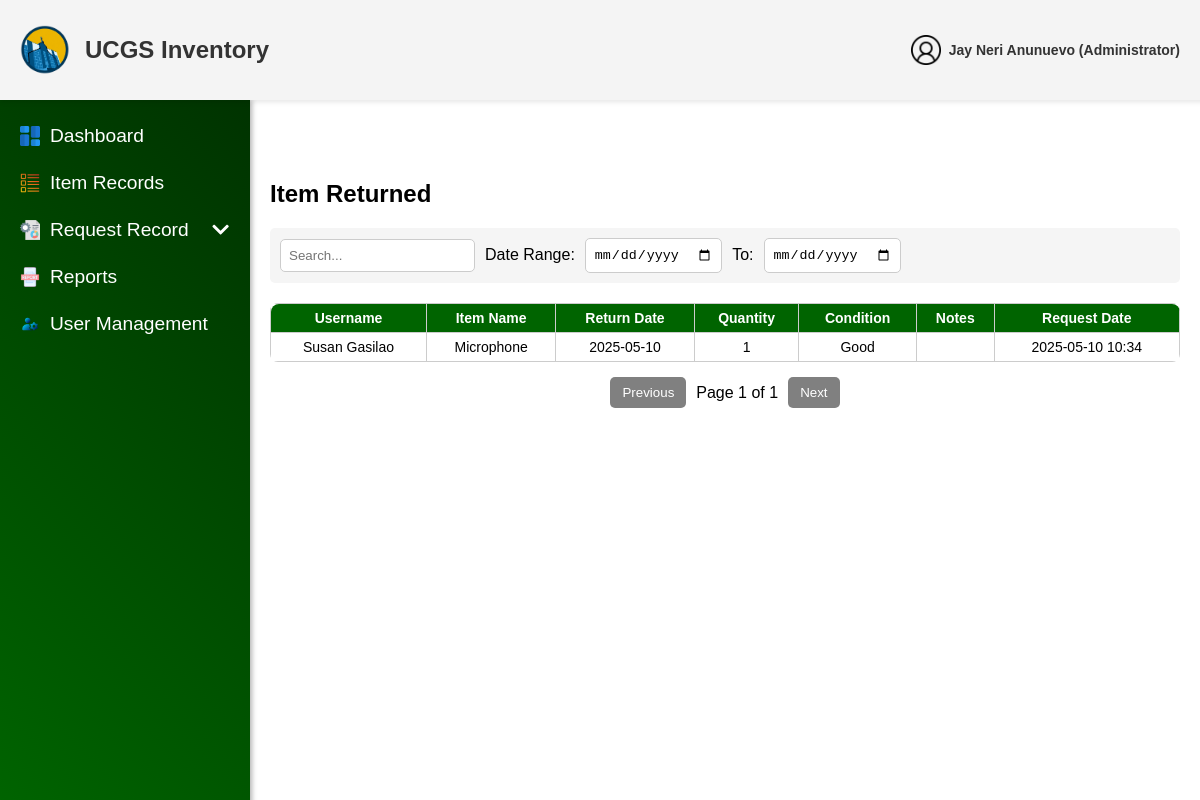
/admin/ItemReturned.php (signed in), run on the app's committed database.
### tables this page shows
CREATE TABLE `users` (
  `user_id` int(11) NOT NULL,
  `username` varchar(255) NOT NULL,
  `email` varchar(255) NOT NULL,
  `password` varchar(255) NOT NULL,
  `role` enum('User','Administrator') NOT NULL,
  `ministry` enum('UCM','CWA','CHOIR','PWT','CYF') NOT NULL,
  `status` enum('Active','Deactivated') NOT NULL DEFAULT 'Active',
  `created_at` datetime NOT NULL DEFAULT current_timestamp(),
  `updated_at` datetime DEFAULT NULL ON UPDATE current_timestamp(),
  `deactivation_end` datetime DEFAULT NULL,
  `reset_token` varchar(64) DEFAULT NULL,
  `reset_expires` datetime DEFAULT NULL
);

CREATE TABLE `item_returns` (
  `return_id` int(11) NOT NULL,
  `user_id` int(11) NOT NULL,
  `item_id` int(11) NOT NULL,
  `category` varchar(50) NOT NULL,
  `quantity` int(11) NOT NULL,
  `return_date` date NOT NULL,
  `item_condition` enum('Good','Damaged','Lost') NOT NULL,
  `notes` text DEFAULT NULL,
  `status` enum('Pending','Approved','Rejected') NOT NULL DEFAULT 'Pending',
  `created_at` datetime NOT NULL DEFAULT current_timestamp()
);

CREATE TABLE `items` (
  `item_id` int(11) NOT NULL,
  `created_by` int(11) DEFAULT NULL,
  `item_no` varchar(50) NOT NULL,
  `item_name` varchar(255) NOT NULL,
  `description` text DEFAULT NULL,
  `quantity` int(11) NOT NULL,
  `availability` int(11) NOT NULL DEFAULT 0,
  `unit` varchar(10) NOT NULL DEFAULT 'pcs',
  `status` enum('Available','Out of Stock','Low Stock') NOT NULL,
  `model_no` varchar(50) DEFAULT NULL,
  `item_category` varchar(50) NOT NULL DEFAULT '',
  `item_location` varchar(50) DEFAULT NULL,
  `expiration` date DEFAULT NULL,
  `brand` varchar(50) DEFAULT NULL,
  `deleted_at` datetime DEFAULT NULL,
  `last_updated` datetime NOT NULL DEFAULT current_timestamp() ON UPDATE current_timestamp(),
  `created_at` datetime NOT NULL DEFAULT current_timestamp()
);

### admin/ItemReturned.php (the view, shortened to what this page needs)
<?php
include '../config/db_connection.php';
$currentAdminId = intval($_SESSION['user_id']);
$stmt = $conn->prepare("SELECT username, email, role FROM users WHERE user_id = ?");
$stmt->bind_param("i", $currentAdminId);
$stmt->execute();
$result = $stmt->get_result();
$currentAdmin = $result->fetch_assoc();
$accountName = htmlspecialchars($currentAdmin['username'] ?? 'User');
$accountRole = htmlspecialchars($currentAdmin['role'] ?? '');
$query = "SELECT ir.return_id, ir.return_date, i.item_name, ir.quantity,
                 ir.item_condition, ir.notes, ir.created_at, u.username, ir.status
          FROM item_returns ir
          JOIN items i ON ir.item_id = i.item_id
          JOIN users u ON ir.user_id = u.user_id
          ORDER BY ir.created_at DESC";
$result = $conn->query($query);
?>
<!DOCTYPE html>
<html lang="en">
<head>
    <link rel="stylesheet" href="../css/AdminItmReturned.css">
</head>
<body>
    <header class="header">
        <div class="header-content">
            <div class="left-side">
                <img src="../assets/img/Logo.png" alt="Logo" class="logo">
                <span class="website-name">UCGS Inventory</span>
            </div>
            <div class="right-side">
                <div class="user">
                    <img src="../assets/img/users.png" alt="User" class="icon" id="userIcon">
                    <span class="admin-text"><?php echo $accountName; ?> (<?php echo $accountRole; ?>)</span>
                </div>
            </div>
        </div>
    </header>
    <aside class="sidebar">
        <ul>
            <li><a href="adminDashboard.php"><img src="../assets/img/dashboards.png" alt="Dashboard Icon" class="sidebar-icon"> Dashboard</a></li>
            <li><a href="ItemRecords.php"><img src="../assets/img/list-items.png" alt="Items Icon" class="sidebar-icon">Item Records</a></li>
            <li class="dropdown">
                <a href="#" class="dropdown-btn">
                    <img src="../assets/img/request-for-proposal.png" alt="Request Icon" class="sidebar-icon">
                    <span class="text">Request Record</span>
                </a>
            </li>
            <li><a href="Reports.php"><img src="../assets/img/reports.png" alt="Reports Icon" class="sidebar-icon"> Reports</a></li>
            <li><a href="UserManagement.php"><img src="../assets/img/user-management.png" alt="User Management Icon" class="sidebar-icon"> User Management</a></li>
        </ul>
    </aside>
    <div class="main-content">
        <div class="table-container">
            <h2>Item Returned</h2>
            <div class="filter-container">
                <input type="text" id="search-input" placeholder="Search..." oninput="searchTable()">
                <label for="start-date">Date Range:</label>
                <input type="date" id="start-date" onchange="filterByDate()">
                <label for="end-date">To:</label>
                <input type="date" id="end-date" onchange="filterByDate()">
            </div>
            <table class="inventory-table">
                <thead>
                    <tr>
                        <th>Username</th>
                        <th>Item Name</th>
                        <th>Return Date</th>
                        <th>Quantity</th>
                        <th>Condition</th>
                        <th>Notes</th>
                        <th>Request Date</th>
                    </tr>
                </thead>
                <tbody id="item-table-body">
                    <?php while ($row = $result->fetch_assoc()): ?>
                        <tr data-return-id="<?php echo $row['return_id']; ?>">
                            <td><?php echo htmlspecialchars($row['username']); ?></td>
                            <td><?php echo htmlspecialchars($row['item_name']); ?></td>
                            <td><?php echo htmlspecialchars($row['return_date']); ?></td>
                            <td><?php echo htmlspecialchars($row['quantity']); ?></td>
                            <td><?php echo htmlspecialchars($row['item_condition']); ?></td>
                            <td><?php echo htmlspecialchars($row['notes']); ?></td>
                            <td><?php echo date('Y-m-d H:i', strtotime($row['created_at'])); ?></td>
                        </tr>
                    <?php endwhile; ?>
                </tbody>
            </table>
            <div class="pagination">
                <button onclick="prevPage()" id="prev-btn">Previous</button>
                <span id="page-number">Page 1</span>
                <button onclick="nextPage()" id="next-btn">Next</button>
            </div>
        </div>
</body>
</html>

### css/AdminItmReturned.css (style rules this page uses)
body { margin: 0; font-family: 'Akrobat', sans-serif; }
.header { background-color: #f4f4f4; height: 100px; padding: 0 20px; box-shadow: 0 2px 5px rgba(0, 0, 0, 0.1); display: flex; align-items: center; position: fixed; top: 0; left: 0; width: 100%; z-index: 1000; }
.header-content { display: flex; justify-content: space-between; width: 100%; align-items: center; }
.main-content { margin-left: 250px; margin-top: 120px; padding: 20px; }
.left-side { display: flex; align-items: center; }
.logo { height: 50px; margin-right: 15px; }
.website-name { font-family: 'Akrobat', sans-serif; font-size: 1.5em; font-weight: bold; color: #333; }
.right-side { margin-right: 40px; display: flex; align-items: center; gap: 10px; }
.icon { height: 30px; margin-left: 20px; cursor: pointer; }
.sidebar { width: 250px; height: calc(100vh - 100px); background: linear-gradient(45deg, #006400, #003300); position: fixed; top: 100px; left: 0; display: flex; flex-direction: column; padding-top: 10px; box-shadow: 2px 0 5px rgba(0, 0, 0, 0.3); }
.sidebar ul { font-family: 'Akrobat', sans-serif; list-style: none; padding: 0px; margin: 0; }
.sidebar li { margin: 5px 0; }
.sidebar a, .dropdown-btn { font-family: 'Akrobat', sans-serif; text-decoration: none; color: rgb(255, 255, 255); font-size: 1.2em; padding: 10px 20px; display: flex; align-items: center; transition: background-color 0.3s ease, transform 0.2s ease-in-out; }
.sidebar a .text, .dropdown-btn .text { flex-grow: 1; text-align: left; }
.sidebar-icon { width: 20px; height: 20px; margin-right: 10px; transition: transform 0.2s ease-in-out; }
.dropdown-btn { display: flex; align-items: center; justify-content: space-between; cursor: pointer; }
.arrow-icon { margin-left: auto; transition: transform 0.3s ease; }
.user { position: relative; cursor: pointer; }
.user { position: relative; cursor: pointer; display: flex; align-items: center; gap: 8px; }
.user .icon { width: 30px; height: 30px; }
.admin-text { font-size: 14px; font-weight: bold; color: #333; }
.table-container { width: 100%; overflow-x: auto; margin-top: 20px; }
.inventory-table { width: 100%; border-collapse: collapse; font-size: 14px; border-spacing: 0; border-radius: 8px; overflow: hidden; }
.inventory-table thead th { background-color: #006400; color: white; font-weight: bold; padding: 6px; }
.inventory-table thead th:first-child { border-top-left-radius: 8px; }
.inventory-table thead th:last-child { border-top-right-radius: 8px; }
.inventory-table th, .inventory-table td { border: 1px solid #ccc; padding: 6px; text-align: center; white-space: nowrap; }
.inventory-table tbody tr:last-child td:first-child { border-bottom-left-radius: 8px; }
.inventory-table tbody tr:last-child td:last-child { border-bottom-right-radius: 8px; }
.filter-container { display: flex; align-items: center; gap: 10px; margin-bottom: 20px; padding: 10px; background-color: #f5f5f5; border-radius: 5px; }
.filter-container input[type="text"], .filter-container input[type="date"] { padding: 8px; border: 1px solid #ccc; border-radius: 5px; }
.pagination { display: flex; justify-content: center; align-items: center; margin-top: 15px; gap: 10px; }
.pagination button { padding: 8px 12px; border: none; background-color: #006400; color: white; cursor: pointer; border-radius: 5px; }
.pagination button:disabled { background-color: gray; cursor: not-allowed; }

### data on the page
users: username "Jay Neri Anunuevo", role "Administrator"
item_returns: user.username "Susan Gasilao", item.item_name "Microphone", return_date "2025-05-10", quantity "1", item_condition "Good", created_at "2025-05-10 10:34"
